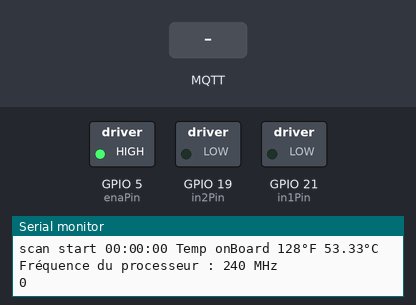
Simulated run of this sketch. Board: ESP32. Shown: switched loads named in the sketch (green lamp = pin HIGH), the last lines printed to the serial monitor. The test bench sets the inputs (shaded band). WiFi joins after 1.5 s; servers stay silent unless stated; random numbers use the default seed unless the sketch sets one; no MQTT or app messages arrive unless stated.

Above: at 2.7 s.
2.8 s: MQTT message "on" arrives on the first subscribed topic
At 4.7 s:
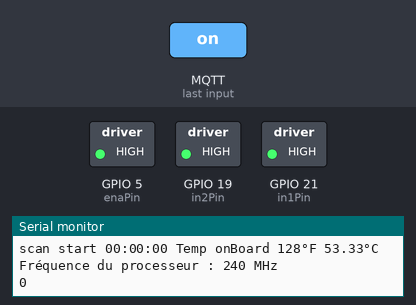
5.0 s: MQTT message "1" arrives on the first subscribed topic
At 7.6 s:
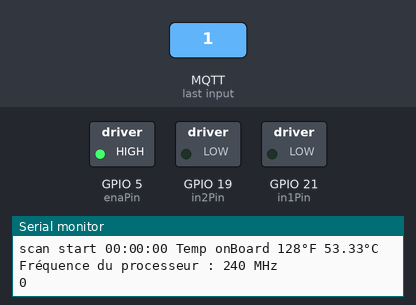
Timing chart, 0 to 9.1 s (numbered marks = the images above; inputs shaded):
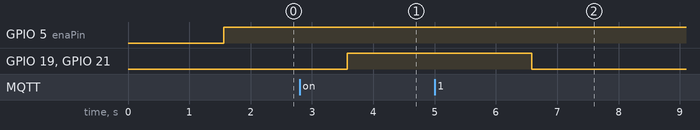

Measured:
- after the input at 2.8 s, GPIO 19 (in2Pin), GPIO 21 (in1Pin): LOW → HIGH after 0.77 s
- after the input at 5.0 s, GPIO 19 (in2Pin), GPIO 21 (in1Pin): HIGH → LOW after 1.6 s

The sketch:

ESP3_TLS.ino
```cpp
#include <WiFiClientSecure.h>
#include <PubSubClient.h>
// POUR FREQUENCE ET TEMPERATURE
#include <time.h>
#include <sys/time.h>
#include <esp_clk.h>

#ifdef __cplusplus
extern "C" {
#endif
uint8_t temprature_sens_read();
//uint8_t g_phyFuns;
#ifdef __cplusplus
}
#endif


// Paramètres de votre réseau WiFi
const char* ssid = "TP-Link_AB3E";
const char* password = "12831517";


// Paramètres du serveur MQTT
IPAddress mqtt_server(192, 168, 230, 78);
const int mqtt_port = 8883; // Port MQTT par défaut

//déclarations des certificats
const char* ca_cert = \
                      "-----BEGIN CERTIFICATE-----\n" \
                      "MIIDazCCAlOgAwIBAgIUDKkmCxCl2/MV5tfs7w0rCmQvoCYwDQYJKoZIhvcNAQEL\n" \
                      "BQAwRTELMAkGA1UEBhMCRlIxEzARBgNVBAgMClNvbWUtU3RhdGUxDDAKBgNVBAoM\n" \
                      "A1BGRTETMBEGA1UEAwwKUEZFX2Jyb2tlcjAeFw0yMzA5MjAwOTQ4NTJaFw0zMzA5\n" \
                      "MTcwOTQ4NTJaMEUxCzAJBgNVBAYTAkZSMRMwEQYDVQQIDApTb21lLVN0YXRlMQww\n" \
                      "CgYDVQQKDANQRkUxEzARBgNVBAMMClBGRV9icm9rZXIwggEiMA0GCSqGSIb3DQEB\n" \
                      "AQUAA4IBDwAwggEKAoIBAQCjpUvIhQWqmUUPOn5MPmngv6GsdifeolnvDP+mcQPt\n" \
                      "XjSSbfRBeB5P5xGyWILLj5h5Bjcack9MOGmsWRAh890PWbup/KviEffXgl0nyZRn\n" \
                      "EYWJHSRO8fqHCIUP9NHKwrKNHzJAlC9E6CkGBiyFMR5+MLRbdm/061RtVDhlFpXi\n" \
                      "ELvbATdHSSKhRLgiAyFzetWmIe3krGRSTSYxkK656hJO+qbKph/tS42IZHyq6TaA\n" \
                      "BcUSBetDi2Fd/IhjrGsslsAoWV9GE5nR4yM6ZGgEXfjncLBPQkET+YYILuQtX//I\n" \
                      "iT30g70XW27/3YuGHCCZFtevRajckFQpG2jvyCF2sU9hAgMBAAGjUzBRMB0GA1Ud\n" \
                      "DgQWBBQCXBiOq5BDQdkzDXRl4DushuPthDAfBgNVHSMEGDAWgBQCXBiOq5BDQdkz\n" \
                      "DXRl4DushuPthDAPBgNVHRMBAf8EBTADAQH/MA0GCSqGSIb3DQEBCwUAA4IBAQBC\n" \
                      "WR648pGR3JCZ+1PxIDB0GuOR3LalhF1yLqsAEmtsSqHfeEx9vHy2Re0VtgZvYG9r\n" \
                      "pFsx/y4+iU/KasBlUWqI7rtbIarH+Qyookqgcw+N+ZY5LKlzGgHlNxH2pfuNFXsr\n" \
                      "XqYP3MYK0KcbidrI6pMLL+UoqbYQNChpeknN5EjyoULzAs+O5etuYnUmprzEaR5X\n" \
                      "PIm1jBpCAy9/l6WPsBKDhzs8EHteCk1XNdallvRCmtVIrOPvRawpYRiji8iRuC31\n" \
                      "BQ+0lm1Q1DQwmFWMHTnw9CQTg+mNj47sXygrlctUMzzwYxeIlT80hNBd5QP9Vdlk\n" \
                      "zzDSGQkW1U2/T+3H62Pl\n" \
                      "-----END CERTIFICATE-----\n";

const char* client_cert = \
                          "-----BEGIN CERTIFICATE-----\n" \
                          "MIIDIzCCAgsCFD7teQDOLfpU8Z/CQ2ZR31lGjbtRMA0GCSqGSIb3DQEBCwUAMEUx\n" \
                          "CzAJBgNVBAYTAkZSMRMwEQYDVQQIDApTb21lLVN0YXRlMQwwCgYDVQQKDANQRkUx\n" \
                          "EzARBgNVBAMMClBGRV9icm9rZXIwHhcNMjMwOTIwMDk1MTEzWhcNMjUwOTA5MDk1\n" \
                          "MTEzWjBXMQswCQYDVQQGEwJGUjETMBEGA1UECAwKU29tZS1TdGF0ZTEhMB8GA1UE\n" \
                          "CgwYSW50ZXJuZXQgV2lkZ2l0cyBQdHkgTHRkMRAwDgYDVQQDDAdjbGllbnQxMIIB\n" \
                          "IjANBgkqhkiG9w0BAQEFAAOCAQ8AMIIBCgKCAQEAvdHRAvXLSV4eQUZ9KWi78jSZ\n" \
                          "fGIKVS9OkfkrsrdNhvvO7/Z0YNbHPxDBmjVbhdQfUHE9cepS8+wR7gH0k6OcEOA6\n" \
                          "A0R6RzzSASIFDlQcsuxvcf6jmmyokdpCWu1gm2tvbxCnyDzFL2XOsmordf3G2zS0\n" \
                          "/6DAFi6smIj04+tv7dwZJRcBNjxM5D1IV27ckszlM/eBBSNSZ/KTRhORrN3QGVpS\n" \
                          "ZagzstKx29Up/v48rjH87tDRjmFdPshhBofsUoXQ5c868uKwIFROpHrelgRuypLW\n" \
                          "b36hhAeimW/S+Bci9mzRJ9cPgnnCWZcbtymUxlQvZnf8LggoiJUcH6YRPHIKIwID\n" \
                          "AQABMA0GCSqGSIb3DQEBCwUAA4IBAQCTSFZhvtjJSu8MpfOCM2hl8KKVTNuhvPAe\n" \
                          "c8+3dK9iMEfagvGiy9oP220PRWxIrkFzdR1zlEj3p9/7h5fKNMn+L1YnnaarS/TF\n" \
                          "syG/biwloJBC1BFLFucprM+hQuoz4aV2qQfznw4OW3j4c0Z1EG3dQcN+Bh1+xTVU\n" \
                          "mTXCY+tMSpKPtJoWhoBs2rZNBu3Ypb7IuLwX7PjXazvnDoWkAlQMaUoP893udBtT\n" \
                          "Y8ZN51oBoKaQgFNPcqWL8YRmQTL4174u0Ny7ItoPuJyPsFzhaUSNG8uGCgITPV3p\n" \
                          "73kGZAVY0+jJZyjbCJ32BbGnpeJAicJa8Oqnf9HAyrODdV+sQyeW\n" \
                          "-----END CERTIFICATE-----\n";

const char* client_key = \
                         "-----BEGIN RSA PRIVATE KEY-----\n" \
                         "MIIEpQIBAAKCAQEAvdHRAvXLSV4eQUZ9KWi78jSZfGIKVS9OkfkrsrdNhvvO7/Z0\n" \
                         "YNbHPxDBmjVbhdQfUHE9cepS8+wR7gH0k6OcEOA6A0R6RzzSASIFDlQcsuxvcf6j\n" \
                         "mmyokdpCWu1gm2tvbxCnyDzFL2XOsmordf3G2zS0/6DAFi6smIj04+tv7dwZJRcB\n" \
                         "NjxM5D1IV27ckszlM/eBBSNSZ/KTRhORrN3QGVpSZagzstKx29Up/v48rjH87tDR\n" \
                         "jmFdPshhBofsUoXQ5c868uKwIFROpHrelgRuypLWb36hhAeimW/S+Bci9mzRJ9cP\n" \
                         "gnnCWZcbtymUxlQvZnf8LggoiJUcH6YRPHIKIwIDAQABAoIBAF4sNCflzd8uZJA5\n" \
                         "6mqa3XPCiMte0IWGnNJq7jUSH9JyJy6B9Sb+J4ewRny9MBTrMkX0iGl1uYXufs64\n" \
                         "BaEhsJHmzKFGXevtzrplKGD9deeGyZuim4RHmDIUOItn7V/uIzDU8Ii1LZbgSXXW\n" \
                         "mo1FRF0Ifyu7ktDugw6CFAznh3ZXuSBBGXaV4U/mL19F5yFie9x2SiWsonH/mRDW\n" \
                         "iT7Vo5KX50pTZiCup61V1OVDVD/9RuhKZQQ43cxYUT+AERzYOcS0n/kjBRSyxEVS\n" \
                         "x3whjG5G/SbXmdyPVVZ00sz3mqVwD1M//zFYGYuKL7Q77ULnV+KMn8LQa5h7jsdh\n" \
                         "DPeXKwECgYEA/Efga4GKRjRHaVSCDsnbh8Qxi/pkGWoiArZ5yWwogva3f8Yz5IwV\n" \
                         "p7nA7N/4ykunZqtgvrJZJxmNRR9tC/X8f/PIno/Kv7+g5LehEm9fmSDE12AxvgWH\n" \
                         "cg2QSqc34GH5o3zUEOm6ugCTlsSfsjaICOunUsbm7Nbl/jWxXfQbneMCgYEAwJ41\n" \
                         "G1aAbHZclEe2wbpxXPDl4y9iXHr41lk2p2C7E8hcu8WmuksvzSUTKofxMy58O/0q\n" \
                         "BTvCZ5TofMOt8vuqaWStVd+lHBP7ev6KzcgPE1yV7O+soBBfQ2m7djlj2nfE2jbJ\n" \
                         "uA4VSbt7dHT5dPirCzTo7O5BAe0/AOqKM0D/lsECgYEAwFlNEqrB8qUJjZWRVBUz\n" \
                         "/F/qJv/SMk5pgAgA80Iz4Saa4iEMj8T+/dLy9agO2K62A+HG8Z6putYQkBNV4Ti8\n" \
                         "PBJzc/HOdER3N+uKM7QW/3msm0oMowU0MBGHYmP8hmgtHimexwZuCENIRDvGRuqs\n" \
                         "7aA/Ay4EA7AVy6zEfw4PwGECgYEAnwJ76OOSBPf5GVfSYT9e0lD0FoZJdvr1bU4c\n" \
                         "tjQ+e+hN1Z0nNGdZQMs4dUXgMlZPrN4j0EozBHuDKWwIr6xeU78O8PM9RF6injh/\n" \
                         "sb1T5LHr+rspEMIzQl2IqeJaskFpOpM8FztZC5NAKTVfsdaOrSOyndVZyRNnjYQR\n" \
                         "Lpqb5IECgYEAyHghK5bzaYzVmzIm2jghqMbReaB/Eu3OMJyCDq2IPySNUhPJQ0vL\n" \
                         "BFTrYx+sKtc2xzqAu03W3H0D0fl25HJ9u2FbNqhYJ1u8DOkIwppuJipr3jWkzd5d\n" \
                         "XcSU3ob5RehbO9V0z/foTe4DGbYgqpiy5mToKYtzjzbp4EuCNMwTGsA=\n" \
                         "-----END RSA PRIVATE KEY-----\n";

const char* mqtt_topic = "BOUTON";
const char* mqtt_topic_tcpu3 = "TCPU3";
const char* mqtt_topic_fcpu3 = "FCPU3";

//déclaration moteur
const int in1Pin = 21;
const int in2Pin = 19;
const int enaPin = 5;
int motorSpeed = LOW;
int int1Speed = LOW;
int int2Speed = LOW;

// Declarations pour temperature
uint8_t temp_farenheit;
float temp_celsius;
char strftime_buf[64];
time_t now = 0;
struct tm timeinfo;
char buf[256];

// Declaration des clients Wi-Fivia TLS
WiFiClientSecure espClient;
PubSubClient client(espClient);

void setup() {
  Serial.begin(115200);
  setupWiFi();
  //setup certificates for TLS
  espClient.setCACert(ca_cert);
  espClient.setCertificate(client_cert);
  espClient.setPrivateKey(client_key);
  client.setServer(mqtt_server, mqtt_port);
  client.setCallback(callback);
  while (!client.connected()) {
    Serial.println("Tentative de connexion au broker MQTT...");
    //verifyFingerprint();
    if (client.connect("ESP32Client_3")) {  //PAS SUR DE CA
      Serial.println("Connecté au broker MQTT");
    } else {
      Serial.print("Échec de la connexion au broker MQTT, rc=");
      Serial.print(client.state());
      Serial.println(" Réessayer dans 5 secondes");
      delay(5000);
    }
  }
  pinMode(in1Pin, OUTPUT); //config des pins
  pinMode(in2Pin, OUTPUT);
  pinMode(enaPin, OUTPUT);
  client.subscribe(mqtt_topic); // S'abonner au sujet MQTT
}

void loop() {
  if (!client.connected()) {
    reconnect();
  }
  client.loop();
//moteur
  Serial.println(motorSpeed);
  digitalWrite(in1Pin, int1Speed);
  digitalWrite(in2Pin, int2Speed);
  analogWrite(enaPin, 255);

 // Marche arrière
  digitalWrite(in1Pin, int1Speed);
  digitalWrite(in2Pin, int2Speed);
  analogWrite(enaPin, 255);
  delay(1000);
      //TCPU
  localtime_r(&now, &timeinfo);
  strftime(strftime_buf, sizeof(strftime_buf), "%c", &timeinfo);
  sprintf(buf,"scan start %02d:%02d:%02d ",timeinfo.tm_hour,timeinfo.tm_min,timeinfo.tm_sec);
  Serial.print (buf);

  temp_farenheit= temprature_sens_read();
  temp_celsius = ( temp_farenheit - 32 ) / 1.8;
  Serial.print("Temp onBoard ");
  Serial.print(temp_farenheit);
  Serial.print("°F ");
  Serial.print(temp_celsius);
  Serial.println("°C");
    // Convertir le float en chaîne de caractères
  char temp_celsius_buffer[10]; // Dimensionnez le tampon en conséquence
  dtostrf(temp_celsius, 6, 2, temp_celsius_buffer);
  client.publish(mqtt_topic_tcpu3,temp_celsius_buffer);


  //FCPU
  // Obtenir la fréquence du processeur en MHz
  uint32_t cpuFreq = getCpuFrequencyMhz();
  Serial.print("Fréquence du processeur : ");
  Serial.print(cpuFreq);
  Serial.println(" MHz");
      // Convertir le float en chaîne de caractères
  char cpuFreq_buffer[10]; // Dimensionnez le tampon en conséquence
  dtostrf(cpuFreq, 6, 2, cpuFreq_buffer);
  client.publish(mqtt_topic_fcpu3,cpuFreq_buffer);

 // Attendre 5 secondes avant de répéter la lecture

}

void setupWiFi() {
  delay(10);
  Serial.println();
  Serial.print("Connexion à ");
  Serial.println(ssid);

  WiFi.begin(ssid, password);

  while (WiFi.status() != WL_CONNECTED) {
    delay(500);
    Serial.print(".");
  }

  Serial.println("");
  Serial.println("WiFi connecté");
  Serial.println("Adresse IP: ");
  Serial.println(WiFi.localIP());
}


void callback(char* topic, byte* payload, unsigned int length) {
  Serial.print("1");
  String message = "";
  for (int i = 0; i < length; i++) {
    message += (char)payload[i];
  }

  Serial.print("Message reçu [");
  Serial.print(topic);
  Serial.print("] ");
  Serial.println(message);
  Serial.println(motorSpeed);
  if (message == "on" && int1Speed == LOW ) {
    Serial.println(1);
    int1Speed = HIGH;
    int2Speed = HIGH; // Allumer le moteur
  } else {
    int1Speed = LOW;
    int2Speed = LOW;
    delay(1000);
  }
}


void reconnect() {
  while (!client.connected()) {
    Serial.print("Tentative de connexion MQTT...");
    String clientId = "ESP32Client_3";
    clientId += String(random(0xffff), HEX);

    if (client.connect(clientId.c_str())) {
      Serial.println("connecté");
      client.subscribe(mqtt_topic); // S'abonner au sujet MQTT
    } else {
      Serial.print("échec, rc=");
      Serial.print(client.state());
      Serial.println(" Réessai dans 5 secondes...");
      delay(5000);
    }
  }
}
```
